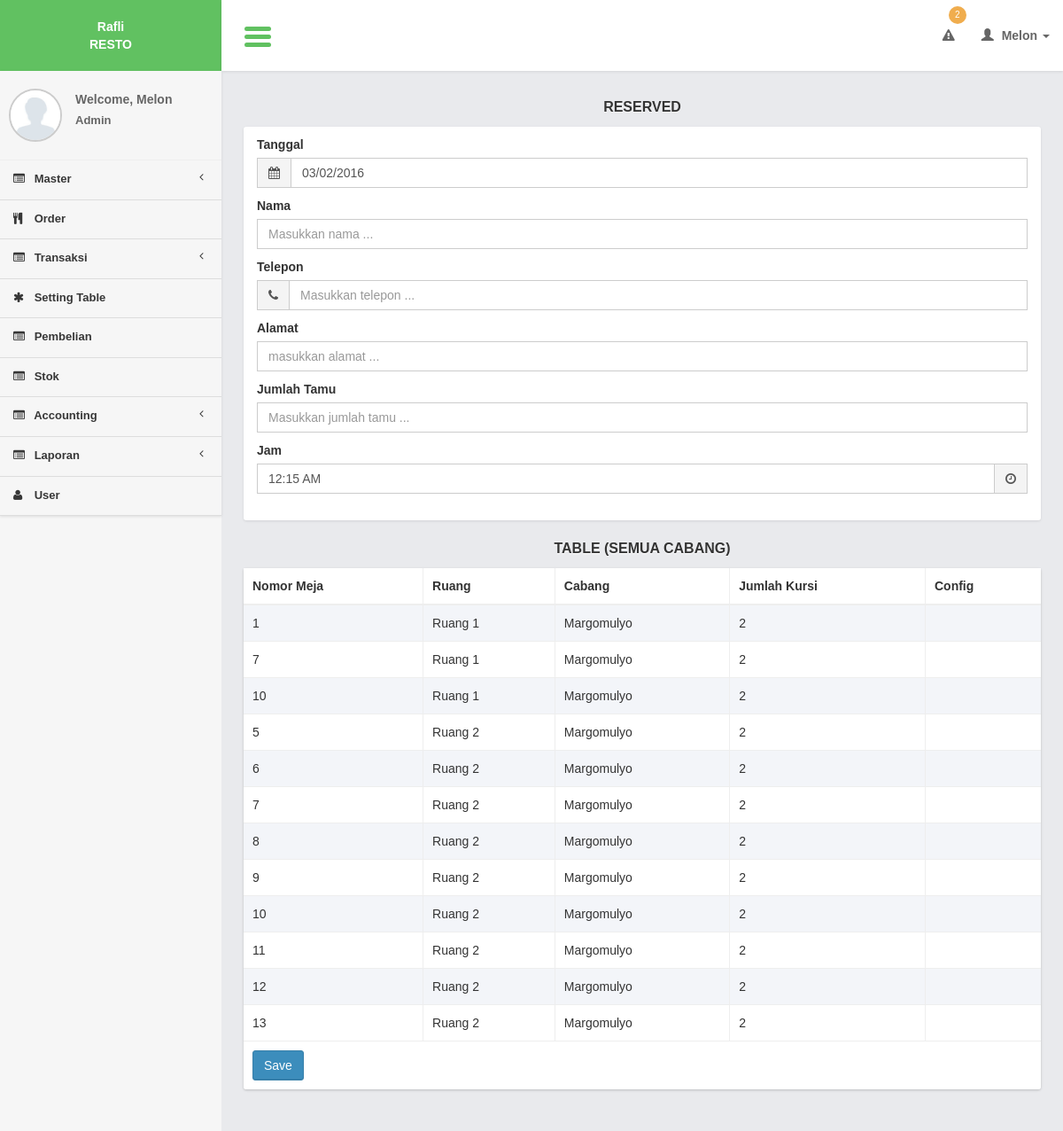
The page /controllers/reserved.php (signed in) on the database its author committed.
### tables this page shows
CREATE TABLE `tables` (
  `table_id` int(11) NOT NULL,
  `building_id` int(11) NOT NULL,
  `table_name` varchar(100) NOT NULL,
  `data_x` int(11) NOT NULL,
  `data_y` int(11) NOT NULL,
  `chair_number` int(11) NOT NULL,
  `table_status_id` int(11) NOT NULL,
  `tms_id` int(11) NOT NULL
);

CREATE TABLE `buildings` (
  `building_id` int(11) NOT NULL,
  `building_name` varchar(100) NOT NULL,
  `building_img` text NOT NULL,
  `branch_id` int(11) NOT NULL
);

CREATE TABLE `branches` (
  `branch_id` int(11) NOT NULL,
  `branch_name` varchar(200) NOT NULL,
  `branch_img` text NOT NULL,
  `branch_desc` text NOT NULL,
  `branch_address` text NOT NULL,
  `branch_phone` varchar(100) NOT NULL,
  `branch_city` varchar(100) NOT NULL,
  `branch_type_id` int(11) NOT NULL
);

### lib/function.php (called while the page is built, shortened)
<?php
function get_header($title = ""){
	include '../views/layout/header.php';
}
function get_footer($query_find = 0){
	include '../views/layout/footer.php';
}
function get_user_data(){
	$query_user = mysql_query("select * from users where user_id = '".$_SESSION['user_id']."'");
	$row_user = mysql_fetch_object($query_user);
	$name = ucfirst($row_user->user_name);
	switch($row_user->user_type_id){
		case 1: $type = "Admin"; break;
	}
	$user_img = $row_user->user_img;
	return array($name, $type, $user_img);
}
	?>

### models/reserved_model.php (called while the page is built, shortened)
<?php
function select_table($where){
	$query = mysql_query("select a.*, b.building_name, c.branch_name from tables a
							join buildings b on b.building_id = a.building_id
							join branches c on c.branch_id = b.branch_id
							where table_id <> '0'
							and table_status_id = '1'
							and a.tms_id <> '2'
							$where
							order by c.branch_id, b.building_id, a.table_id");
	return $query;
}
?>

### views/reserved/form.php (the view, shortened to what this page needs)
     <form action="<?= $action?>" method="post" enctype="multipart/form-data" role="form">
    <section class="content">
        <div class="row">
            <div class="col-md-12">
              <div class="title_page"> <?= $title ?></div>
                <div class="box box-cokelat">
                    <div class="box-body">
                            <div class="col-md-12">
                             <div class="form-group">
 <label>Tanggal </label>
 <div class="input-group">
                                <div class="input-group-addon">
                                    <i class="fa fa-calendar"></i>
                                </div>
                                <input type="text" required class="form-control pull-right" id="date_picker1" name="i_date" value="<?= $row->date ?>"/>
                            </div>
</div>
                            <div class="form-group">
                                <label>Nama</label>
                                <input required type="text" name="i_name" class="form-control" placeholder="Masukkan nama ..." value="<?= $row->name ?>"/>
                            </div>
                            <div class="form-group">
                            <label>Telepon</label>
                            <div class="input-group">
                            <div class="input-group-addon">
                            <i class="fa fa-phone"></i>
                            </div>
                            <input required class="form-control" type="text" name="i_phone" placeholder="Masukkan telepon ..." value="<?= $row->phone?>">
                            </div>
                            </div>
                              <div class="form-group">
                                <label>Alamat</label>
                                <input required type="text" name="i_address" class="form-control" placeholder="masukkan alamat ..." value="<?= $row->address ?>"/>
                            </div>
                            <div class="form-group">
                                <label>Jumlah Tamu</label>
                                <input required type="text" name="i_amount" class="form-control" placeholder="Masukkan jumlah tamu ..." value="<?= $row->amount ?>"/>
                            </div>
                            <div class="bootstrap-timepicker">
                            <div class="form-group">
                                <label>Jam</label>
                                <div class="input-group">
                                    <input type="text" name="i_hour" class="form-control timepicker"/>
                                    <div class="input-group-addon">
                                        <i class="fa fa-clock-o"></i>
                                    </div>
                                </div>
                            </div>
                        </div>
                            </div>
                    </div>
                </div>
            </div>
        </div>
        <div class="row">
         <div class="col-xs-12"></div>
            <div class="col-xs-12">
                 <div class="title_page">Table (<?= $branch_name?>)</div>
                <div class="box">
                    <div class="box-body2 table-responsive">
                    	 <table id="" class="table table-bordered table-striped">
                            <thead>
                                <tr>
                                    <th>Nomor Meja</th>
                                    <th>Ruang</th>
                                    <th>Cabang</th>
                                    <th>Jumlah Kursi</th>
                                       <th>Config</th>
                                </tr>
                            </thead>
                            <tbody>
                                <?php
 while($row = mysql_fetch_array($query)){
                                ?>
                                <tr>
                                   <td><?= $row['table_name']?></td>
                                    <td><?php echo $row['building_name']?></td>
                                    <td><?php echo $row['branch_name']?></td>
                                    <td><?php echo $row['chair_number']?></td>
                                  <td style="text-align:center;">
                                    </td>
                                </tr>
                                    <?php
                                }
                                ?>
                            </tbody>
                              <tfoot>
                                <tr>
                                    <td colspan="5">
                                    <input class="btn btn-primary" type="submit" value="Save"/>
                                    </td>
                                </tr>
                            </tfoot>
                        </table>
                    </div>
                </div>
            </div>
        </div>
    </section>
     </form>

### css/AdminLTE.css (style rules this page uses)
html { font-family: 'Source Sans Pro', sans-serif; -webkit-font-smoothing: antialiased; min-height: 100%; background: #E9EAED; }
body { font-family: 'Source Sans Pro', sans-serif; -webkit-font-smoothing: antialiased; min-height: 100%; }
.content { padding: 30px 10px; }
.table-striped > tbody > tr:nth-child(odd), .table-striped > tbody > tr:nth-child(odd) { background:#F3F5F9; }
.form-control { -webkit-border-radius: 0px !important; -moz-border-radius: 0px !important; border-radius: 0px !important; box-shadow: none; }
.input-group .input-group-addon { border-radius: 0; background-color: #f4f4f4; }
.box { position: relative; margin-bottom: 20px; -webkit-border-radius: 3px; -moz-border-radius: 3px; border-radius: 3px !important; width: 100%; background:#fff; box-shadow: 0 1px 3px rgba(0, 0, 0, 0.1); }
.box .box-body { padding-top:10px; -webkit-border-top-left-radius: 0; -webkit-border-top-right-radius: 0; -webkit-border-bottom-right-radius: 3px; -webkit-border-bottom-left-radius: 3px; -moz-border-radius-topleft: 0; -moz-border-radius-topright: 0; -moz-border-radius-bottomright: 3px; -moz-border-radius-bottomleft: 3px; border-top-left-radius: 0; border-top-right-radius: 0; border-bottom-right-radius: 3px; border-bottom-left-radius: 3px; border-radius:3px; padding-bottom:20px; }
.box .box-body2 { background:#fff; -webkit-border-top-left-radius: 0; -webkit-border-top-right-radius: 0; -webkit-border-bottom-right-radius: 3px; -webkit-border-bottom-left-radius: 3px; -moz-border-radius-topleft: 0; -moz-border-radius-topright: 0; -moz-border-radius-bottomright: 3px; -moz-border-radius-bottomleft: 3px; border-top-left-radius: 0; border-top-right-radius: 0; border-bottom-right-radius: 3px; border-bottom-left-radius: 3px; box-shadow: 0 1px 3px rgba(0, 0, 0, 0.1); }
.btn { font-weight: 500; -webkit-border-radius: 3px; -moz-border-radius: 3px; border-radius: 3px; border: 1px solid transparent; -webkit-box-shadow: inset 0px -2px 0px 0px rgba(0, 0, 0, 0.09); -moz-box-shadow: inset 0px -2px 0px 0px rgba(0, 0, 0, 0.09); box-shadow: inset 0px -1px 0px 0px rgba(0, 0, 0, 0.09); }
.btn.btn-primary { background-color: #3c8dbc; border-color: #367fa9; }
.title_page { font-size:medium; text-align:center; font-weight:bold; margin-bottom:10px; text-shadow: 0 1px 1px #ffffff; text-transform:uppercase; }

### css/tooltip/tooltip-classic.css (style rules this page uses)
html, body { margin:0; height:100%; }

### rows shown on the page
tables: table_name "1", building.building_name "Ruang 1", branches.branch_name "Margomulyo", chair_number "2"
tables: table_name "7", building.building_name "Ruang 1", branches.branch_name "Margomulyo", chair_number "2"
tables: table_name "10", building.building_name "Ruang 1", branches.branch_name "Margomulyo", chair_number "2"
tables: table_name "5", building.building_name "Ruang 2", branches.branch_name "Margomulyo", chair_number "2"
tables: table_name "6", building.building_name "Ruang 2", branches.branch_name "Margomulyo", chair_number "2"
tables: table_name "7", building.building_name "Ruang 2", branches.branch_name "Margomulyo", chair_number "2"
tables: table_name "8", building.building_name "Ruang 2", branches.branch_name "Margomulyo", chair_number "2"
tables: table_name "9", building.building_name "Ruang 2", branches.branch_name "Margomulyo", chair_number "2"
tables: table_name "10", building.building_name "Ruang 2", branches.branch_name "Margomulyo", chair_number "2"
tables: table_name "11", building.building_name "Ruang 2", branches.branch_name "Margomulyo", chair_number "2"
tables: table_name "12", building.building_name "Ruang 2", branches.branch_name "Margomulyo", chair_number "2"
tables: table_name "13", building.building_name "Ruang 2", branches.branch_name "Margomulyo", chair_number "2"

### other values the page prints
count_stock_limit() "2"
$user_data[0] "Melon"
$user_data[1] "Admin"
$title "RESERVED"
$branch_name "SEMUA CABANG"
